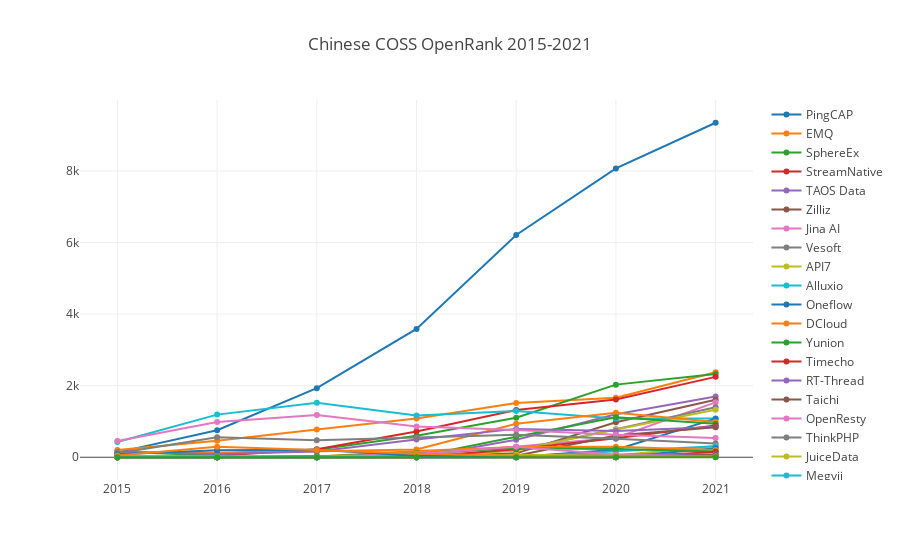

The cell this chart's notebook holds for it:
### Markdown cell above
## OpenRank for Chinese COSS

### Code cell
openDigger.index.openrank.getRepoOpenrank({
    labelIntersect: [':companies/coss', ':regions/China'],
    startYear: 2015,
    endYear: 2021,
    startMonth: 1,
    endMonth: 12,
    groupTimeRange: 'year',
    groupBy: 'Company',
    limit: -1,
    order: 'DESC',
}).then(data => {
    openDigger.render.plotly(data.map(row => {
        return {
            x: [2015, 2016, 2017, 2018, 2019, 2020, 2021],
            y: row.openrank,
            name: row.name
        };
    }), {title: 'Chinese COSS OpenRank 2015-2021'});
});

### Figure 1 — Plotly figure (JSON) as saved in the notebook; plotly's stock layout.template omitted (floating-point values rounded to 4 significant figures)
{"data": [{"name": "PingCAP", "x": [2015, 2016, 2017, 2018, 2019, 2020, 2021], "y": [135.8, 755.4, 1931.0, 3586.0, 6213.0, 8072.0, 9349.0]}, {"name": "EMQ", "x": [2015, 2016, 2017, 2018, 2019, 2020, 2021], "y": [205.8, 463.1, 778.4, 1081.0, 1516.0, 1663.0, 2375.0]}, {"name": "SphereEx", "x": [2015, 2016, 2017, 2018, 2019, 2020, 2021], "y": [0, 116.0, 211.2, 599.4, 1103.0, 2030.0, 2329.0]}, {"name": "StreamNative", "x": [2015, 2016, 2017, 2018, 2019, 2020, 2021], "y": [0, 45.14, 223.8, 719.8, 1321, 1613.0, 2246.0]}, {"name": "TAOS Data", "x": [2015, 2016, 2017, 2018, 2019, 2020, 2021], "y": [0, 0, 0, 0, 491.4, 1203.0, 1698.0]}, {"name": "Zilliz", "x": [2015, 2016, 2017, 2018, 2019, 2020, 2021], "y": [0, 0, 0, 0, 109.3, 980.2, 1605.0]}, {"name": "Jina AI", "x": [2015, 2016, 2017, 2018, 2019, 2020, 2021], "y": [0, 0, 0, 45.97, 294.0, 543.3, 1535.0]}, {"name": "Vesoft", "x": [2015, 2016, 2017, 2018, 2019, 2020, 2021], "y": [0, 0, 0, 0, 202.8, 784.8, 1399.0]}, {"name": "API7", "x": [2015, 2016, 2017, 2018, 2019, 2020, 2021], "y": [0, 0, 0, 0, 185.9, 775.7, 1327.0]}, {"name": "Alluxio", "x": [2015, 2016, 2017, 2018, 2019, 2020, 2021], "y": [426.0, 1191.0, 1522.0, 1165.0, 1296.0, 1080.0, 1086]}, {"name": "Oneflow", "x": [2015, 2016, 2017, 2018, 2019, 2020, 2021], "y": [0, 0, 0, 0, 9.6, 208.2, 1079.0]}, {"name": "DCloud", "x": [2015, 2016, 2017, 2018, 2019, 2020, 2021], "y": [151.0, 124.4, 167.0, 217.1, 937.8, 1246.0, 987.1]}, {"name": "Yunion", "x": [2015, 2016, 2017, 2018, 2019, 2020, 2021], "y": [0, 0, 0, 17.78, 571.7, 1120.0, 935.2]}, {"name": "Timecho", "x": [2015, 2016, 2017, 2018, 2019, 2020, 2021], "y": [0, 0, 0, 0, 223.1, 528.1, 888.9]}, {"name": "RT-Thread", "x": [2015, 2016, 2017, 2018, 2019, 2020, 2021], "y": [144.2, 94.28, 159.5, 497.5, 793, 737.1, 846.1]}, {"name": "Taichi", "x": [2015, 2016, 2017, 2018, 2019, 2020, 2021], "y": [0, 0.62, 32.11, 28.64, 40.7, 606.0, 838.8]}, {"name": "OpenResty", "x": [2015, 2016, 2017, 2018, 2019, 2020, 2021], "y": [454.1, 987.2, 1180.0, 862.2, 760.5, 626.0, 539.4]}, {"name": "ThinkPHP", "x": [2015, 2016, 2017, 2018, 2019, 2020, 2021], "y": [115.0, 561.1, 478.4, 555.0, 631.2, 514.2, 387.5]}, {"name": "JuiceData", "x": [2015, 2016, 2017, 2018, 2019, 2020, 2021], "y": [0, 0, 0, 6.23, 30.19, 48.59, 316.1]}, {"name": "Megvii", "x": [2015, 2016, 2017, 2018, 2019, 2020, 2021], "y": [0, 0, 0, 0, 0, 168.5, 310.0]}, {"name": "StarRocks", "x": [2015, 2016, 2017, 2018, 2019, 2020, 2021], "y": [0, 0, 0, 0, 0, 0, 252.7]}, {"name": "Goodrain", "x": [2015, 2016, 2017, 2018, 2019, 2020, 2021], "y": [0, 3.07, 23.05, 177.4, 289.1, 292.1, 204.6]}, {"name": "Kyligence", "x": [2015, 2016, 2017, 2018, 2019, 2020, 2021], "y": [13.58, 16.88, 21.04, 122.3, 254.6, 231.6, 159.6]}, {"name": "KodeRover", "x": [2015, 2016, 2017, 2018, 2019, 2020, 2021], "y": [0, 0, 0, 0, 0, 0, 148.8]}, {"name": "Chatopera", "x": [2015, 2016, 2017, 2018, 2019, 2020, 2021], "y": [0, 0, 17.11, 60.2, 50.08, 73.52, 74.27]}, {"name": "Matrix Origin", "x": [2015, 2016, 2017, 2018, 2019, 2020, 2021], "y": [0, 0, 0, 0, 0.66, 5.61, 62.35]}, {"name": "SequoiaDB", "x": [2015, 2016, 2017, 2018, 2019, 2020, 2021], "y": [39.42, 24.14, 15.57, 95.7, 292.5, 70.91, 24.13]}, {"name": "Cloud Wise", "x": [2015, 2016, 2017, 2018, 2019, 2020, 2021], "y": [0, 0, 15.72, 8.75, 1.36, 0, 23.42]}, {"name": "GAAS", "x": [2015, 2016, 2017, 2018, 2019, 2020, 2021], "y": [0, 0, 0, 0, 72.6, 41.92, 21.35]}, {"name": "Galaxy Future", "x": [2015, 2016, 2017, 2018, 2019, 2020, 2021], "y": [0, 0, 0, 0, 0, 0, 17.26]}, {"name": "ZStack", "x": [2015, 2016, 2017, 2018, 2019, 2020, 2021], "y": [83.18, 194.4, 206.5, 38.56, 20.19, 22.79, 12.1]}, {"name": "Oushu", "x": [2015, 2016, 2017, 2018, 2019, 2020, 2021], "y": [52.25, 293.9, 200.2, 94.57, 40.65, 13.68, 11.87]}, {"name": "DataCanvas", "x": [2015, 2016, 2017, 2018, 2019, 2020, 2021], "y": [0, 0, 0, 0, 0, 0, 3.38]}], "layout": {"autosize": true, "title": {"text": "Chinese COSS OpenRank 2015-2021"}, "xaxis": {"autorange": true, "range": [2015.0, 2021.0], "type": "linear"}, "yaxis": {"autorange": true, "range": [-771.5, 10120.0], "type": "linear"}}}
